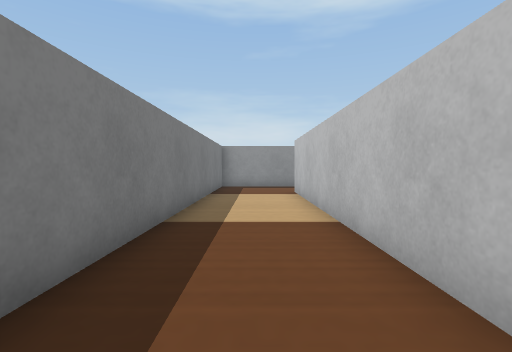
view 1 (above)

16 first-person views from a walk through a Webots world. The camera is 0.05 m above the floor, tilts 2° down and sees 85° across. The floor is counted in squares, 0.05 m on a side. Each view is taken from the middle of a square. On the plan, view 1 faces up. The plan holds only what a view shows up to about 11 squares ahead; the rest is blank. Robots are left out. Webots' stock objects and surfaces are drawn as simple stand-ins.

view 2
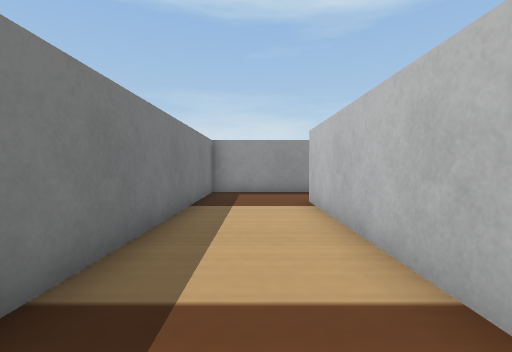

view 3
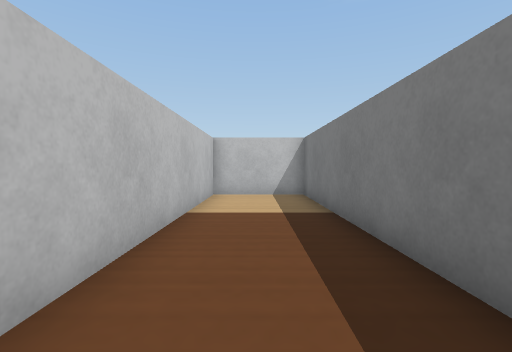

view 4
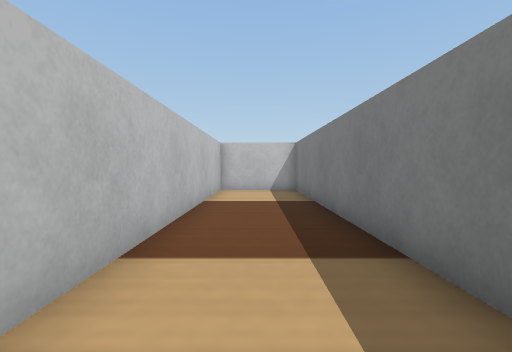

view 5
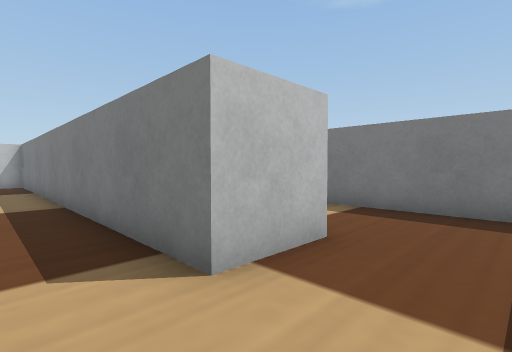

view 6
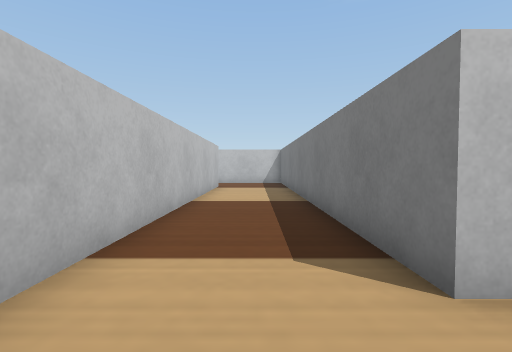

view 7
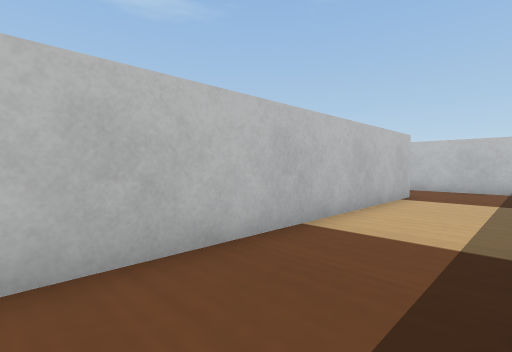

view 8
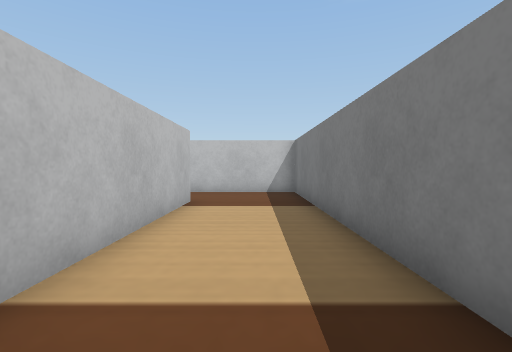

view 9
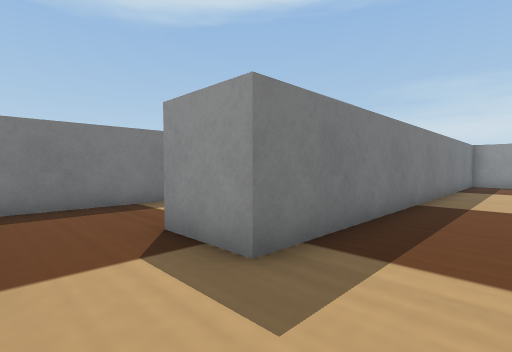

view 10
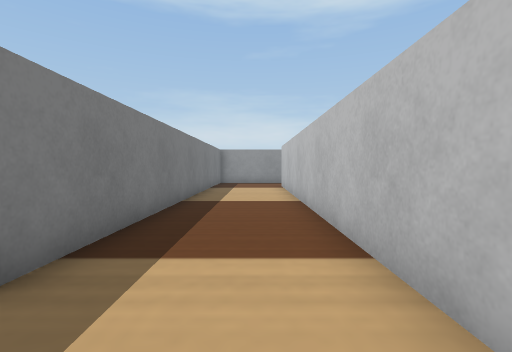

view 11
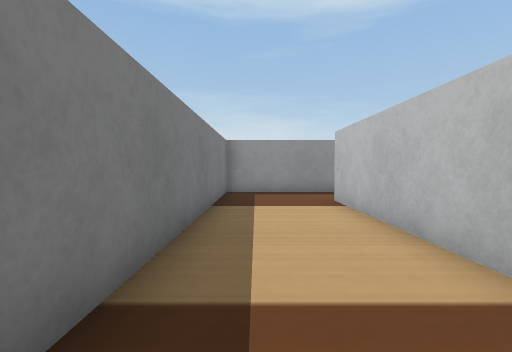

view 12
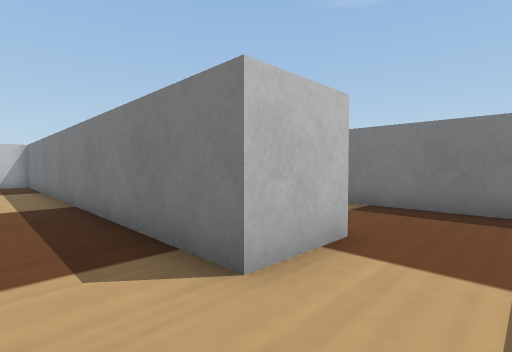

view 13
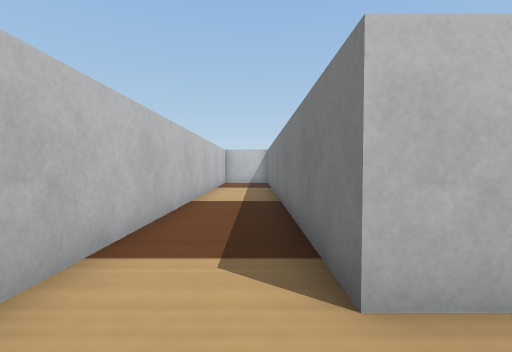

view 14
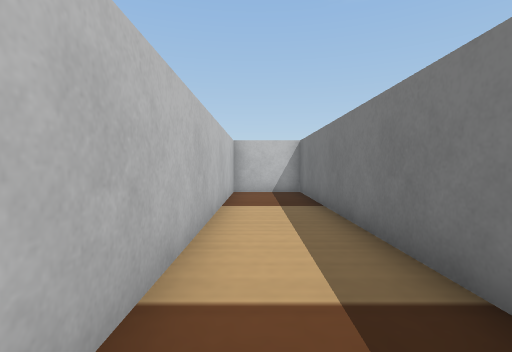

view 15
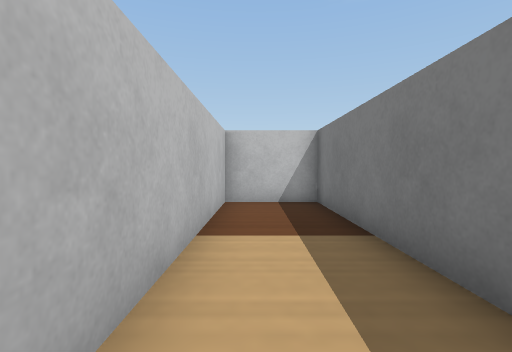

view 16
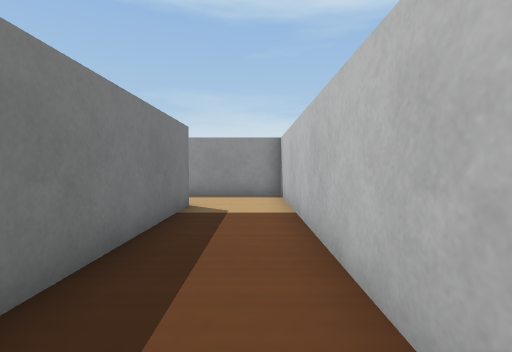

### Floor plan
Ten units are one square. View 1 is at (0, 0); x grows to the right and y downward. Boxes are objects, and circles mark ways between rooms. Rooms are numbered by the first view taken in them; rooms with no view inside come last. Other rooms are left out.
<svg viewBox="-22 -143 196 186">
<path fill="none" stroke="#000" d="M21 -138 -17 -138 -17 38 15 38 15 -109M123 16 123 -111 143 -111 143 38 169 38 169 -138 89 -138 89 9 69 9 69 -110M15 -109 35 -109 35 38 76 38"/>
<circle cx="25" cy="-125" r="3" fill="#2a7"/>
<text x="0" y="-50">1</text>
<text x="100" y="-50">2</text>
</svg>
Room 1 opens to room 2.

Where each view was taken, in squares from view 1:
view 1: 0 up, 0 right, facing up
view 2: 3 up, 0 right, facing up
view 3: 6 up, 0 right, facing down
view 4: 8 up, 0 right, facing down
view 5: 13 up, 5 right, facing down-left
view 6: 13 up, 5 right, facing down
view 7: 9 up, 4 right, facing down-right
view 8: 7 up, 5 right, facing down
view 9: 3 down, 11 right, facing up-left
view 10: 3 down, 11 right, facing up
view 11: 3 up, 10 right, facing up
view 12: 13 up, 16 right, facing down-left
view 13: 13 up, 15 right, facing down
view 14: 7 up, 16 right, facing down
view 15: 4 up, 16 right, facing down
view 16: 4 up, 16 right, facing up
